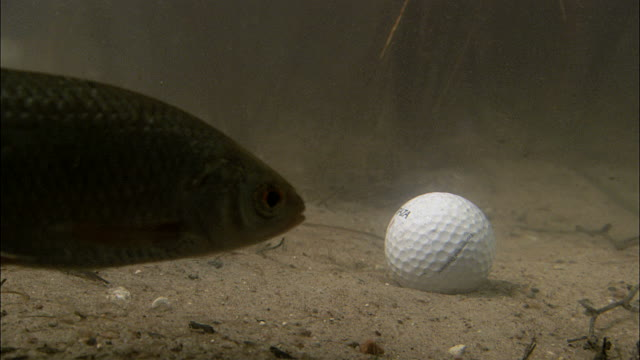
#> input picture UGB_2.jpg, 640 x 360 px
$ python match.py   (older library calls are emulated)
#> lines starting #> are read from the running program, lines starting #| are printed output that depends on the picture
 # [23 lines of commented-out code are left out]

import cv2
import numpy as np

img = cv2.imread('UGB_2.jpg', 0)
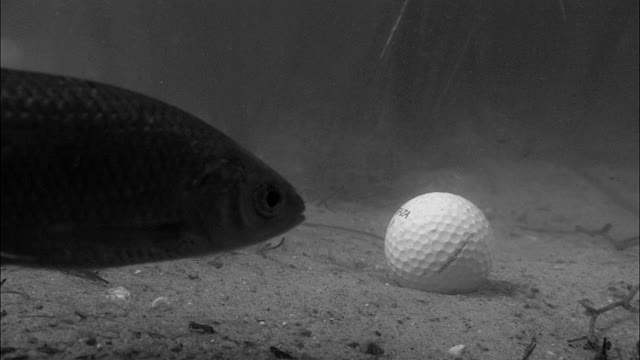
#> img: shape (360, 640); min 0, max 229, mean 65.7
img2 = img.copy()
template = cv2.imread('ball2.jpg', 0)
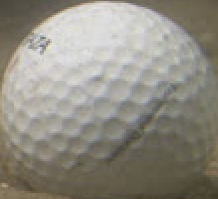
#> input picture ball2.jpg, 218 x 199 px
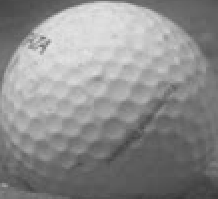
#> template: shape (199, 218); min 55, max 228, mean 140.1
w, h = template.shape[::-1]
#> w = 218; h = 199

# All the 6 methods for comparison in a list
methods = ['cv2.TM_CCOEFF', 'cv2.TM_CCOEFF_NORMED', 'cv2.TM_CCORR', 'cv2.TM_CCORR_NORMED',
           'cv2.TM_SQDIFF', 'cv2.TM_SQDIFF_NORMED']

for meth in methods:
    img = img2.copy()
    method = eval(meth)

    # Apply template Matching
    res = cv2.matchTemplate(img,template,method)
    min_val, max_val, min_loc, max_loc = cv2.minMaxLoc(res)

    # If the method is TM_SQDIFF or TM_SQDIFF_NORMED, take minimum
    if method in [cv2.TM_SQDIFF, cv2.TM_SQDIFF_NORMED]:
        top_left = min_loc
    else:
        top_left = max_loc
    bottom_right = (top_left[0] + w, top_left[1] + h)

    cv2.rectangle(img,top_left, bottom_right, 255, 2)

    cv2.imshow("Detected point", img)
    cv2.waitKey(0)
#> this loop made 6 passes
#> (min_val, max_val, min_loc, top_left, bottom_right) on passes 1 to 4: (-56282972, 30793168, (91, 130), (353, 161), (571, 360)), (-0.721, 0.524, (88, 128), (0, 0), (218, 199)), (122049400, 690033280, (0, 75), (365, 161), (583, 360)), (0.501, 0.953, (0, 107), (360, 161), (578, 360))
#> (min_val, max_val, max_loc, top_left, bottom_right) on passes 5 to 6: (118079296, 745402496, (0, 91), (362, 161), (580, 360)), (0.163, 1, (0, 0), (363, 161), (581, 360))
#> pass 1, `res = cv2.matchTemplate(img,template,method)`:
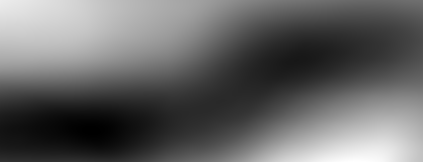
#> res: shape (162, 423) float32; min -56282972, max 30793168, mean -21734960; drawn with min black and max white
#> pass 2, `res = cv2.matchTemplate(img,template,method)`:
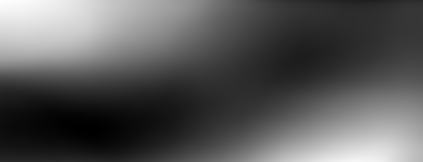
#> res: shape (162, 423) float32; min -0.721, max 0.524, mean -0.289; drawn with min black and max white
#> pass 2, `cv2.imshow("Detected point", img)`:
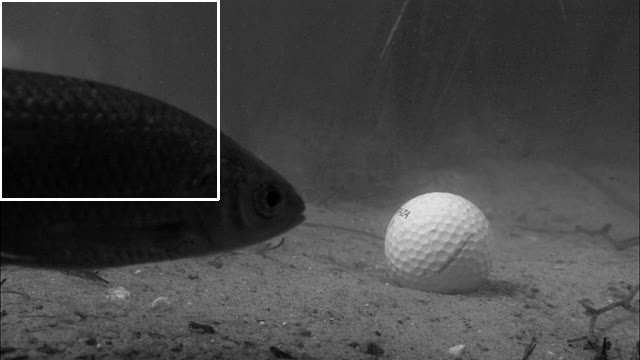
#> window 'Detected point': shape (360, 640); min 0, max 255, mean 67.7
#> after the loop:
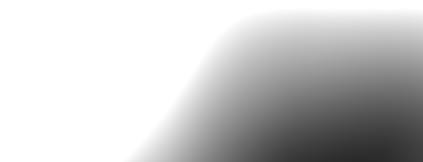
#> res: shape (162, 423) float32; min 0.163, max 1, mean 0.786
